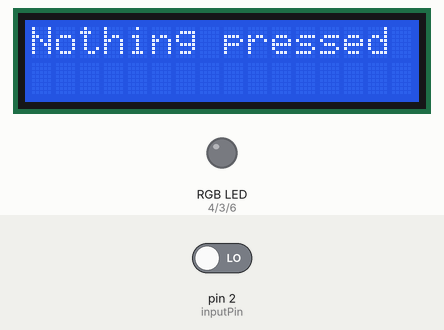
A sketch run on a simulated Arduino Uno, built with avr-gcc and run on an emulated ATmega328P. Shown: 16×2 character LCD, an RGB LED mixed from three pins (HIGH = lit). Dashed ring = blinking. The test bench sets the inputs (shaded band); at power-on: pin 2 (inputPin) LOW. What the sketch prints to the serial monitor is not drawn.

Above: at 1.2 s.
1.3 s: pin 2 (inputPin) driven HIGH
At 1.75 s:
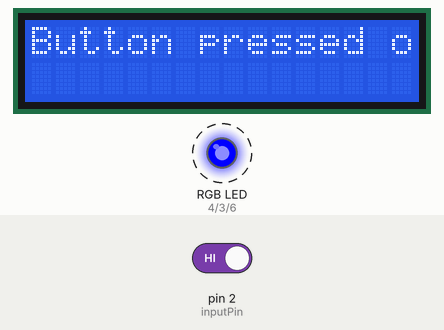
At 2.36 s:
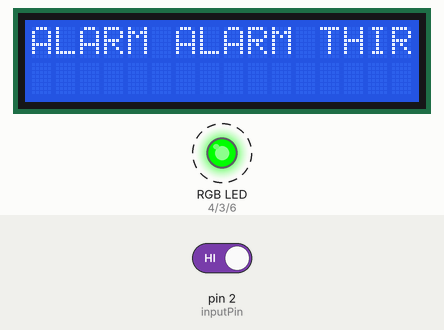
3.4 s: pin 2 (inputPin) driven LOW
At 4.2 s:
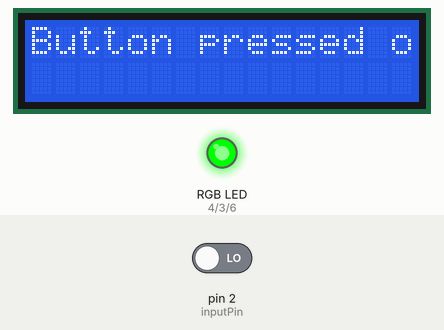
Timing chart, 0 to 6.4 s (numbered marks = the images above; inputs shaded):
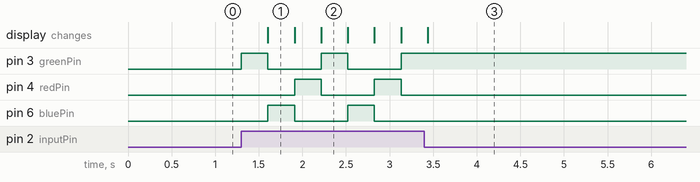

Measured:
- after the input at 1.3 s, pin 3 (greenPin): alternates HIGH for 0.31 s and LOW for 0.61 s, starting at once; pin 4 (redPin): alternates HIGH for 0.31 s and LOW for 0.61 s, starting after 0.61 s; pin 6 (bluePin): alternates HIGH for 0.31 s and LOW for 0.61 s, starting after 0.31 s; the display: changes after 0.31 s (image 1)
- after the input at 3.4 s, pin 3 (greenPin): stops changing and stays HIGH; pin 4 (redPin), pin 6 (bluePin): stops changing and stays LOW

The sketch:

ButtonRGBLedLCDScreen.ino
```cpp
/* Arduino button connected to the RGB led and LCD screen */

#include <LiquidCrystal.h>

  int inputPin = 2;               // Input pin for button
  int btnState = LOW;             // Variable for button state
  int btnPressed = LOW;             // Variable to button press
  int state = 0;                  // Variable to describe RGB led color

  int redPin = 4;                // Led pins
  int greenPin = 3;
  int bluePin = 6;

  LiquidCrystal lcd(1, 7, 11, 10, 9, 8);

void setup()
{
  pinMode(inputPin, INPUT);     // Setup pins
  pinMode(redPin, OUTPUT);
  pinMode(greenPin, OUTPUT);
  pinMode(bluePin, OUTPUT);
  Serial.begin(9600);
  lcd.begin(16, 2);
  lcd.print("Nothing pressed yet!");
}

void loop()
{
  btnPressed = digitalRead(inputPin);
  if(btnPressed == HIGH && btnState == LOW)
  {
    btnState == HIGH;
    buttonPressed();
  }
}


void setColor(int red, int green, int blue)  // set color for RGB
{
  analogWrite(redPin, red);
  analogWrite(greenPin, green);
  analogWrite(bluePin, blue);

  delay(300);
  btnState = LOW;
}

void buttonPressed()   // Choose the color for RBG, when the button is pressed
{
  state++;
  Serial.println("Button Pressed!");

  switch (state) {
    case 1:
      setColor(0, 255, 0); // green
      lcd.clear();
      lcd.print("Button pressed once!");
      break;
    case 2:
      setColor(0, 0, 255);  // blue
      lcd.clear();
      lcd.print("Button pressed twice!");
      break;
    case 3:
      setColor(255, 0, 0);  // red
      lcd.clear();
      lcd.print("ALARM ALARM THIRD TIME!!");
      state = 0;
      break;
    default:
      break;
  }
}
```
